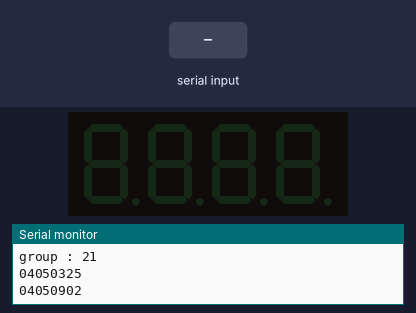
The sketch below on a simulated Arduino Uno, built with avr-gcc and run on an emulated ATmega328P. On the bench: 4-digit seven-segment display, the last lines printed to the serial monitor. The inputs (shaded band) are chosen by the test bench.

Above: at 1.2 s.
1.3 s: "90,45\n" received over Serial
At 2.1 s:
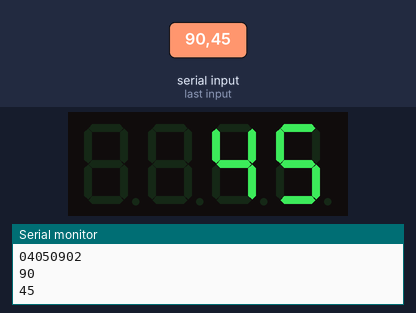
2.8 s: "30,150\n" received over Serial
At 3.4 s:
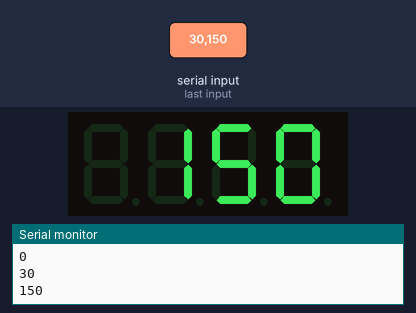
Timing chart, 0 to 5.8 s (numbered marks = the images above; inputs shaded):
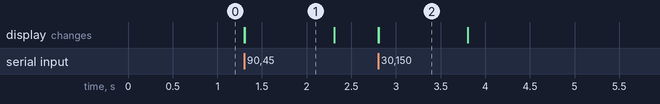

Measured:
- after the input at 1.3 s, the display: first changes at once (image 1 shows a later state)
- after the input at 2.8 s, the display: first changes at once (image 2 shows a later state)
- what the display in image 1 shows lasts 1.0 s, from 1.3 s to 2.3 s

The sketch:

g21.ino
```cpp
#include "SevSeg.h"
SevSeg sevseg;

void setup()
{
  Serial.begin(9600);
  Serial.print("group : 21\n");
  Serial.print("04050325\n");
 Serial.println("04050902");

  byte numDigits = 4;
  byte digitPins[] = {5,4,3,2};
  byte segmentPins[] = {6, 7, 8, 9, 10, 11, 12, 13};
  sevseg.begin(COMMON_CATHODE, numDigits, digitPins, segmentPins);
  sevseg.setBrightness(90);


}
void loop()
{
  int val;
    if(Serial.available())
    {
      val = Serial.parseInt();
      Serial.println(val);
      if(val>=0 && val<10000)
      {
        sevseg.setNumber(val);
          sevseg.refreshDisplay();
        }
      else
        Serial.println("range error");


    }
    else
            sevseg.refreshDisplay();


}
```
